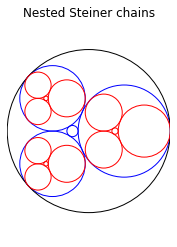

Reproduce this figure in Python.
# -*- coding: utf-8 -*-
import matplotlib.pyplot as plt
import planegeometry.geometry as g


c0 = g.Circle((3,0), 3) # exterior circle
circles = g.SteinerChain(c0, 3, -0.2, 0.5)
# Steiner chain for each circle, except the small one (it is too small)
chains = [g.SteinerChain(c, 3, -0.2, 0.5) for c in circles[:3]]
# draw the big Steiner chain
figure, axes = plt.subplots()
axes.set_aspect(1)
def draw_circle(C, color):
    axes.add_artist(plt.Circle(C.center, C.radius, fill=False, color=color))
[draw_circle(circ, "blue") for circ in circles]
draw_circle(c0, "black")
# draw the nested Steiner chain
[[draw_circle(c, "red") for c in chain] for chain in chains]
plt.title("Nested Steiner chains")
plt.xlim(0, 6)
plt.ylim(-4, 4)
plt.axis("off")
plt.show()
